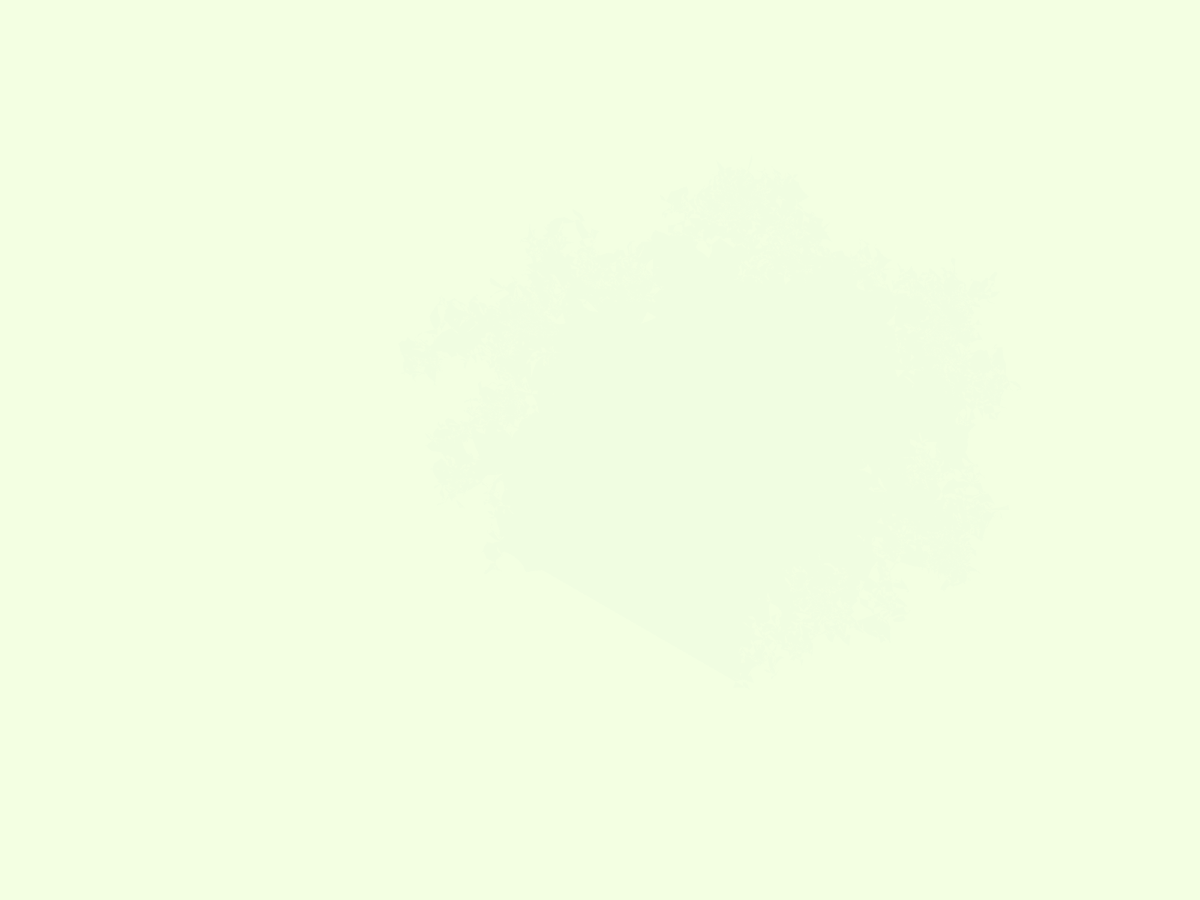
Frame 1 (no input)
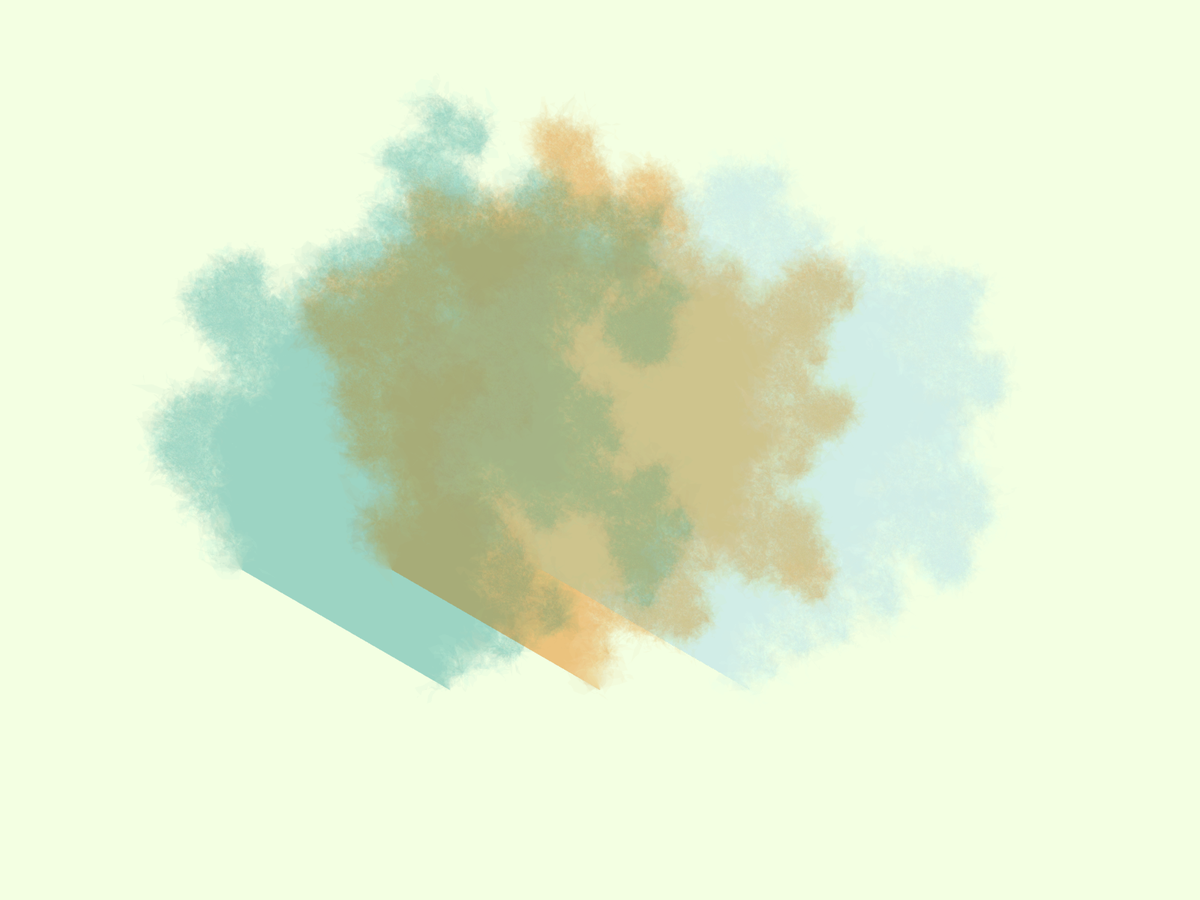
Frame 60 (the mouse pressed at the canvas centre just before this capture)
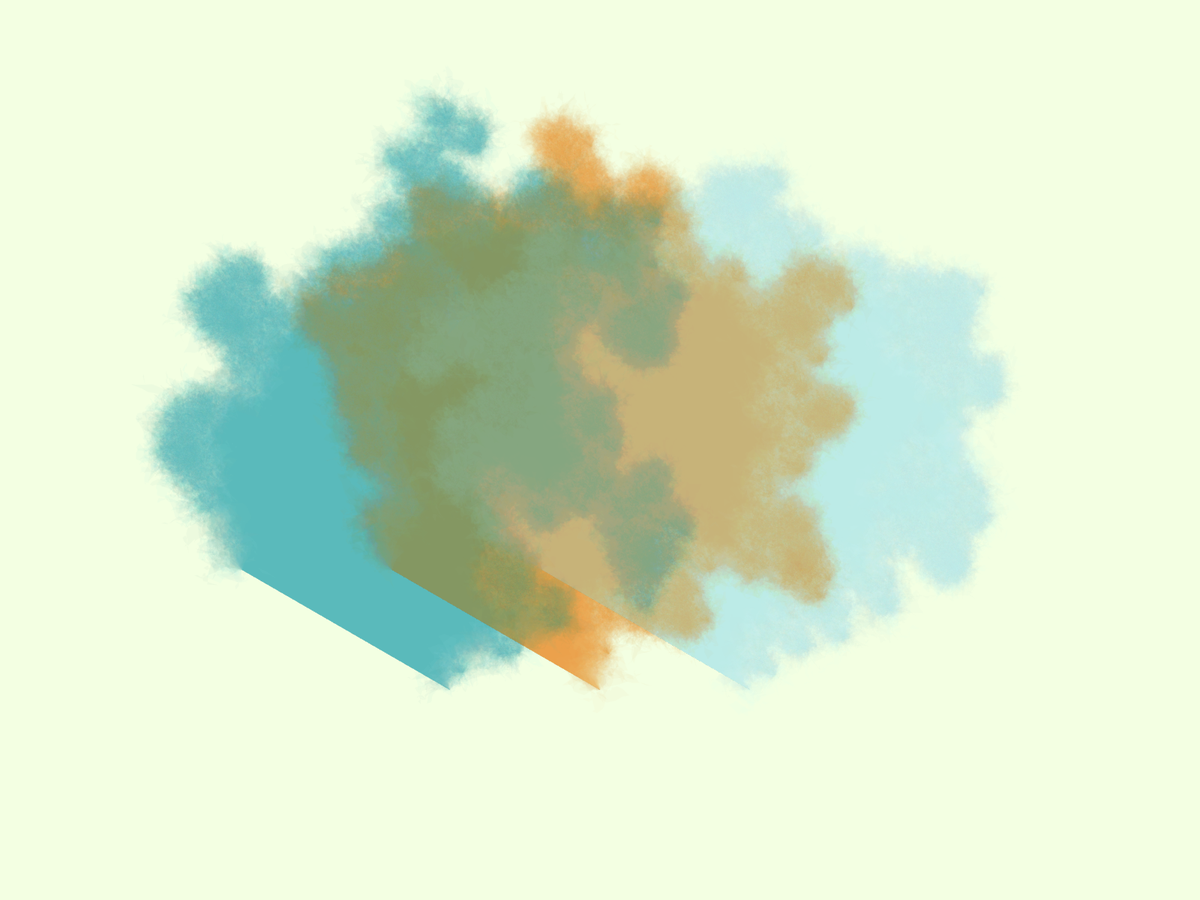
Frame 120 (the mouse held since frame 60 and released just before this capture)

The Processing sketch that drew these frames (run headless with seeded random() and noise(); from frame 60 on, the mouse is pressed at the canvas centre):

// Processing sketch: watercolorpolygondeformation
// ── watercolorpolygondeformation.pde
import java.util.*;


final int maxInit = 6;

class Layer
{
  private List<PVector> verts;
  private int colour;
  private PVector center;
  
  public Layer(List<PVector> verts, int colour, PVector center)
  {
    this.colour = colour;
    this.verts = verts;
    this.center = center;
  }
  
  public void render()
  {
    int col = color(
    hue(this.colour) + (random(2.0) - 1.0)*0.01,
    saturation(this.colour)  + (random(2.0) - 1.0)*0.1, 
    brightness(this.colour)  + (random(2.0) - 1.0)*0.3,
    alpha(this.colour));
    drawPolygon(this.verts, col, this.center.x,this.center.y);
  }
  
}

List<Layer> toDraw = new ArrayList<Layer>();

void setup()
{
    
  fullScreen();
  //size(900,600);
  
  frameRate(60);
  
  
  colorMode(RGB,1.0);
  background(color(243/255.0,1,226/255.0));
  noStroke();
    
  final int col0 = color(235/255.0,127/255.0,0,0.03);
  final int col1 = color(22/255.0,149/255.0,163/255.0,0.03);
  final int col2 = color(172/255.0,240/255.0, 242/255.0,0.03);
  
  colorMode(HSB, 1.0);
  toDraw.addAll(
    blob(width/4.0,height/4.0, 0.8, col0)
  );
  toDraw.addAll(
    blob(width/4.0 - 100.0,height/4.0, 0.8, col1)
  );
  toDraw.addAll(
    blob(width/4.0 + 100.0,height/4.0, 0.8, col2)
  );
  
  Collections.shuffle(toDraw);
}


List<Layer> blob(float x, float y, float size, int col)
{
  return blob(new PVector(x,y), size, col);
}

List<Layer> blob(PVector loc, float size, int col)
{
  List<PVector> Points = new ArrayList<PVector>();
  List<Layer> layers = new ArrayList<Layer>();
  
  float rad = size*0.5*width/2.0;
  
  for(int i = 0; i < maxInit; i++)
  {
    float per = i/float(maxInit);
    float angle = 2*PI*per;
    float posX = sin(angle)*rad + loc.x;
    float posY = cos(angle)*rad + loc.y;
    Points.add(new PVector(posX, posY));
  }
  
  Points = deform(Points, size*30.0);
  Points = deform(Points, size*25.0);
  Points = deform(Points, size*20.0);
  Points = deform(Points, size*10.0);
  
  for(int i = 0; i < 50; i++)
  {
    List<PVector> verts = DetailLayer(Points, size*10.0);
    layers.add(new Layer(verts, col, loc));
  }
  
  return layers;
}

List<PVector> deform(List<PVector> original, float deformationFactor)
{
  List<PVector> retVal = new ArrayList<PVector>();
  
  for(int i = 0; i < original.size() - 1; i++)
  {
      PVector a = original.get(i); 
      PVector b = original.get(i + 1);
      float noiseFac = 100.0;
      float midXdeformed = (a.x + b.x)/2.0 + (2*randomGaussian() - 1)*deformationFactor;//(noise(a.x*noiseFac,a.y*noiseFac)*0.9);
      float midYdeformed = (a.y + b.y)/2.0 + (2*randomGaussian() - 1)*deformationFactor;//(noise(a.x*noiseFac,a.y*noiseFac)*0.9);
      retVal.add(a);
      retVal.add(new PVector(midXdeformed, midYdeformed));
      retVal.add(b);
  }
  
  return retVal;
}


List<PVector> DetailLayer(List<PVector> base, float deformationFactor)
{
  List<PVector> layer = deform(base, deformationFactor);
  layer = deform(layer, deformationFactor*0.9);
  layer = deform(layer, deformationFactor*0.7);
  layer = deform(layer, deformationFactor*0.3);
  layer = deform(layer, deformationFactor*0.1);
  return layer;
}


void drawPolygon(List<PVector> verts, int col, float offsetX, float offsetY)
{
  fill(col);
  beginShape();
  for(int i = 0; i < verts.size(); i++)
  {
    vertex(verts.get(i).x + offsetX, verts.get(i).y + offsetY);
  }
  endShape();
}

void draw()
{
  if(toDraw.size() > 0)
  {
    toDraw.remove(0).render();
  }
}
